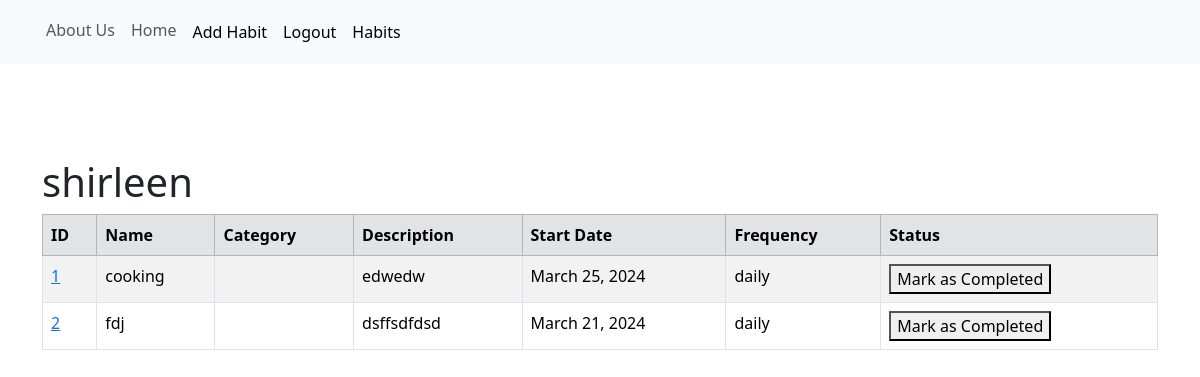
/myhabit/ (signed in), run on an earlier commit of the app's database.
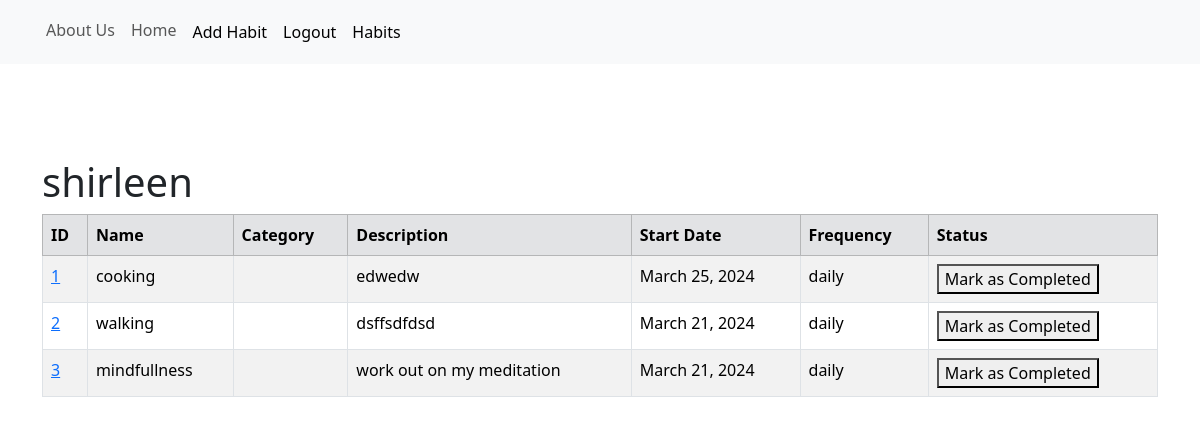
And on a later commit of the database.
### main/models.py (models this page shows, shortened)
class Habit(models.Model):
    HABIT_FREQUENCY_CHOICES = (
        ('daily', 'Daily'),
        ('weekly', 'Weekly'),
        ('monthly', 'Monthly'),
    )
    user = models.ForeignKey(User, on_delete=models.CASCADE, default=1)
    name = models.CharField(max_length=100)
    category = models.TextField(default= "")
    description = models.TextField()
    frequency = models.CharField(max_length=20, choices=HABIT_FREQUENCY_CHOICES)
    start_date = models.DateField()
    completed = models.BooleanField(default=False)

### main/views.py (the view)
# urls.py: path("myhabit/", views.myhabit, name="myhabit"),
def myhabit(request):
    habits = Habit.objects.filter(user=request.user)
    return render(request, 'myhabit.html', {'habits':habits})

### main/templates/myhabit.html (shortened to what this page needs)
{% extends 'base.html' %}
{% block content %}
  {% if user.is_authenticated %}
  <h1>{{user.username}}</h1>
  <table class="table table-hover table-bordered table-striped">
        {%if habits %}
        <thead>
          <tr class="table-secondary">
            <th scope="col">ID</th>
            <th scope="col">Name</th>
            <th scope="col">Category</th>
            <th scope="col">Description</th>
            <th scope="col">Start Date</th>
            <th scope="col">Frequency</th>
            <th scope="col">Status</th>
          </tr>
        </thead>
        <tbody>
        {% for habit in habits %}
         <tr>
            <td><a href="{% url 'habit' habit.id %}" >{{habit.id}}</a></td>
            <td>{{habit.name}}</td>
            <td>{{habit.category}}</td>
            <td>{{habit.description}}</td>
            <td>{{habit.start_date}}</td>
            <td>{{habit.frequency}}</td>
            <td>{% if habit.completed %}
                  <span style="color: green;">Completed</span>
                {% else %}
                  <button class="complete-habit" data-habit-id="{{ habit.id }}">Mark as Completed</button>
                {% endif %}
              </td>
          </tr>
        {% endfor %}
      {% endif %}
    </tbody>
  </table>
  {%else%}
  <p>No records</p>
{% endif %}
{% endblock %}

What changed in the data, as far as the page shows it:
changed Habit "dsffsdfdsd": name "fdj" → "walking"
added Habit: id "3", name "mindfullness", description "work out on my meditation", start_date "March 21, 2024", frequency "daily"
